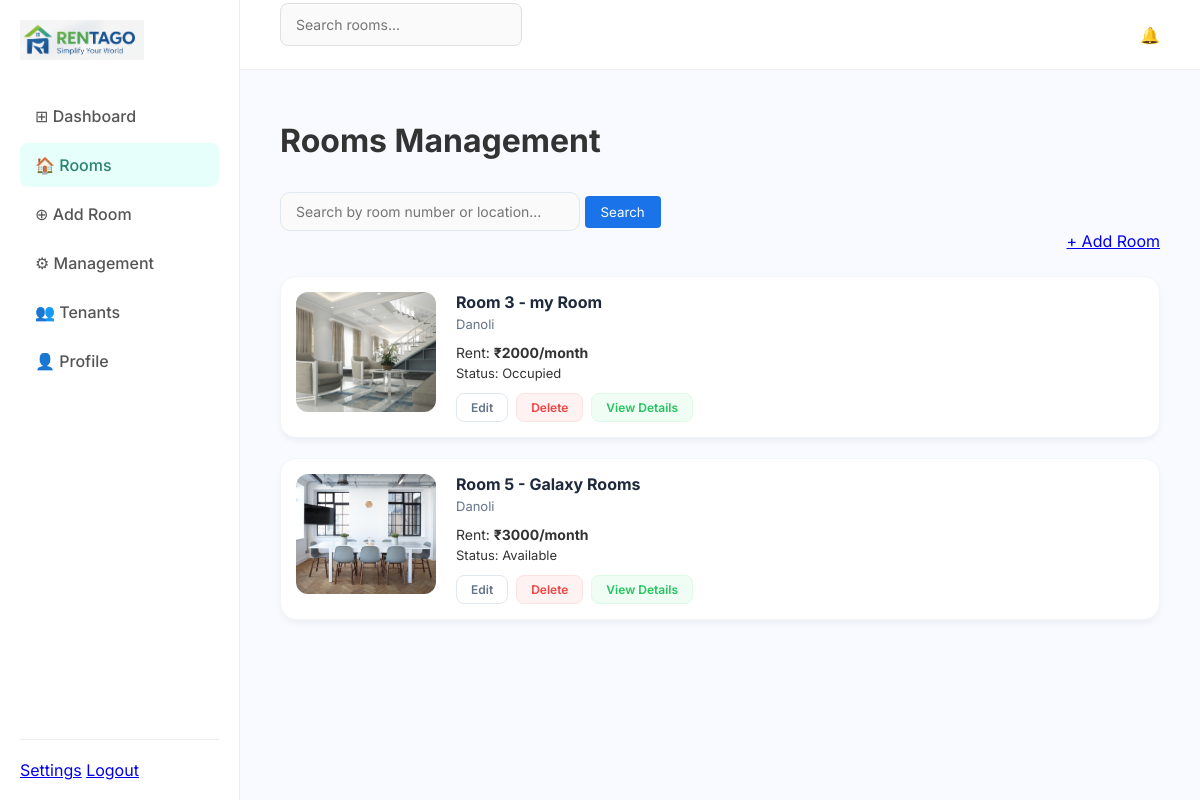
The page /owner/rooms/ (signed in) on the database its author committed.
### rooms/models.py (models this page shows, shortened)
class Room(models.Model):
    owner = models.ForeignKey(
        Owner,
        on_delete=models.CASCADE,
        related_name="rooms"
    )
    title = models.CharField(max_length=100)
    description = models.TextField(blank=True)
    room_number = models.CharField(max_length=20)
    rent_amount = models.PositiveIntegerField()
    location = models.CharField(max_length=150)
    image = models.ImageField(upload_to="rooms/", blank=True, null=True)
    is_available = models.BooleanField(default=True)
    created_at = models.DateTimeField(auto_now_add=True)

### accounts/decorators.py (the view)
    def wrapper(request, *args, **kwargs):
        if not request.session.get("user_id"):
            return redirect("accounts:login")
        if request.session.get("role") != "owner":
            return redirect("accounts:login")
        return view_func(request, *args, **kwargs)

### owners/views.py (called while the page is built)
def get_owner(request):
    return get_object_or_404(Owner, user_id=request.session["user_id"])

@login_required
@owner_required
def room_list(request):
    owner = get_owner(request)
    rooms = Room.objects.filter(owner=owner)
    search = request.GET.get('search', '').strip()
    if search:
        rooms = rooms.filter(title__icontains=search) | rooms.filter(room_number__icontains=search) | rooms.filter(location__icontains=search)
    return render(request, "owners/room_list.html", {"rooms": rooms, "search": search})

### owners/templates/owners/room_list.html (shortened to what this page needs)
{% extends "rent/base_owner.html" %}
{% load static %}
{% block content %}
<div class="page-header-flex">
    <div class="header-left">
        <h1>Rooms Management</h1>
        <form method="GET" class="search-container" style="margin-top: 10px;">
            <input type="text" name="search" placeholder="Search by room number or location..." value="{{ search }}">
            <button type="submit" style="padding: 8px 16px; background: #1a73e8; color: white; border: none; border-radius: 4px; cursor: pointer;">Search</button>
        </form>
    </div>
    <a href="{% url 'owners:add_room' %}" class="btn-primary">+ Add Room</a>
</div>
<div class="management-grid">
    {% for room in rooms %}
    <div class="room-management-card">
        <div class="room-img-container">
            {% if room.image %}
                <img src="{{ room.image.url }}" alt="{{ room.room_number }}">
            {% else %}
                <img src="{% static 'rent/default_room.jpg' %}" alt="Default Room">
            {% endif %}
        </div>
        <div class="room-details">
            <div class="room-header">
                <h3>Room {{ room.room_number }} - {{ room.title }}</h3>
                <p class="location-text"> {{ room.location }}</p>
            </div>
            <div class="room-stats">
                <p class="rent-text">Rent: <strong>₹{{ room.rent_amount }}/month</strong></p>
                <p class="status-row">
                    Status:
                    {% if room.is_available %}
                        <span class="badge available">Available</span>
                    {% else %}
                        <span class="badge occupied">Occupied</span>
                    {% endif %}
                </p>
            </div>
            <div class="room-actions-row">
                <a href="{% url 'owners:edit_room' room.id %}" class="btn-action-outline">Edit</a>
                <form action="{% url 'owners:delete_room' room.id %}" method="POST" style="display:inline;" onsubmit="return confirm('Are you sure?');">
                    <button type="submit" class="btn-action-danger">Delete</button>
                </form>
                <a href="{% url 'owners:room_detail' room.id %}" class="btn-action-success">View Details</a>
            </div>
        </div>
    </div>
    {% empty %}
    <div class="empty-state">
        <p>No rooms found{% if search %} matching "{{ search }}"{% endif %}. {% if not search %}Start by adding your first property.{% else %}Try a different search.{% endif %}</p>
    </div>
    {% endfor %}
</div>
{% endblock %}

### rent/static/rent/style.css (style rules this page uses)
* { box-sizing: border-box; font-family: 'Inter', sans-serif; }
body { background-color: #f4f7f9; margin: 0; padding: 0; color: #333; padding-top: 70px; min-height: 100vh; }
input[type="text"], input[type="password"] { width: 100%; padding: 12px 15px; margin-bottom: 20px; border: 1px solid #e0e0e0; border-radius: 8px; background-color: #fafafa; font-size: 14px; }
.location-text { color: #777; font-size: 14px; margin-bottom: 15px; }
* { box-sizing: border-box; }
body.dashboard-body { margin: 0; display: flex; background-color: #f8faff; font-family: 'Inter', sans-serif; padding-top: 0; }
.page-header-flex { display: flex; justify-content: space-between; align-items: flex-end; margin-bottom: 25px; }
.search-container input { padding: 10px 15px; border: 1px solid #e2e8f0; border-radius: 10px; width: 300px; margin-top: 10px; font-size: 14px; }
.management-grid { display: grid; grid-template-columns: repeat(auto-fill, minmax(450px, 1fr)); gap: 20px; margin-top: 20px; }
.room-management-card { background: white; border-radius: 16px; display: flex; padding: 15px; box-shadow: 0 4px 6px -1px rgba(0, 0, 0, 0.05); border: 1px solid #f1f5f9; transition: transform 0.2s; }
.room-img-container { width: 140px; height: 120px; flex-shrink: 0; }
.room-img-container img { width: 100%; height: 100%; object-fit: cover; border-radius: 12px; }
.room-details { margin-left: 20px; flex-grow: 1; display: flex; flex-direction: column; justify-content: space-between; }
.room-header h3 { font-size: 16px; margin: 0; color: #1e293b; }
.location-text { font-size: 13px; color: #64748b; margin: 4px 0; }
.rent-text { font-size: 14px; margin: 8px 0 4px 0; }
.status-row { font-size: 13px; margin: 0; }
.room-actions-row { display: flex; gap: 8px; margin-top: 12px; }
.btn-action-outline, .btn-action-danger, .btn-action-success { padding: 6px 14px; font-size: 12px; font-weight: 600; border-radius: 8px; text-decoration: none; cursor: pointer; border: 1px solid #e2e8f0; }
.btn-action-outline { background: white; color: #64748b; }
.btn-action-danger { background: #fef2f2; color: #ef4444; border-color: #fee2e2; }
.btn-action-success { background: #f0fdf4; color: #22c55e; border-color: #dcfce7; }

### rows shown on the page
Room: image (picture), room_number "3", title "my Room", location "Danoli", rent_amount "2000", is_available "Occupied"
Room: image (picture), room_number "5", title "Galaxy Rooms", location "Danoli", rent_amount "3000", is_available "Available"
